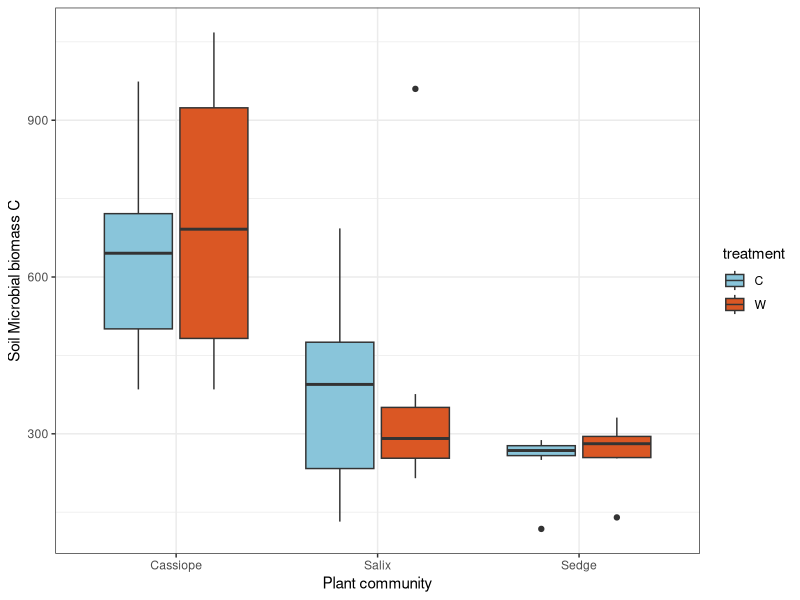
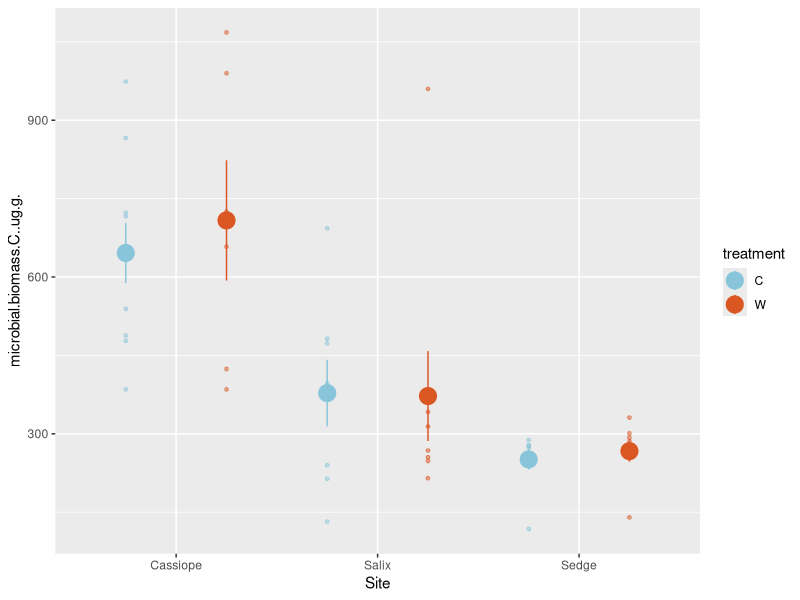
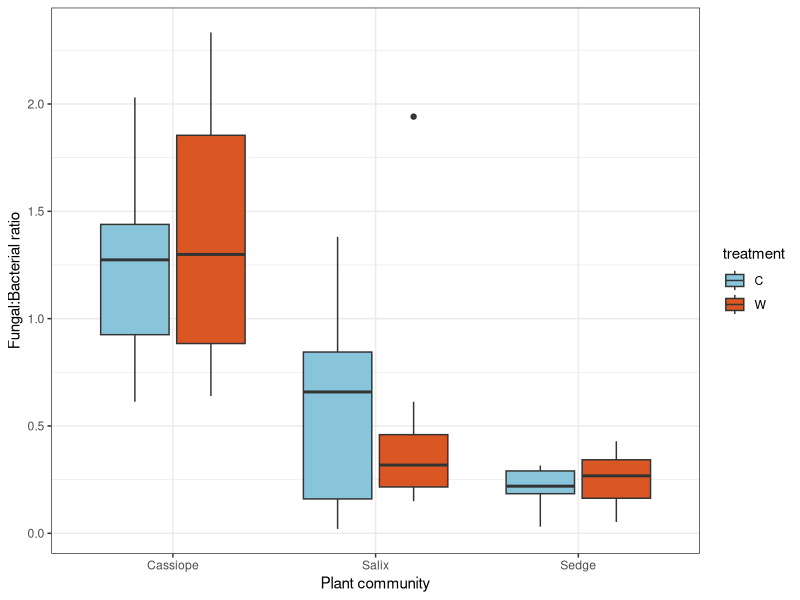
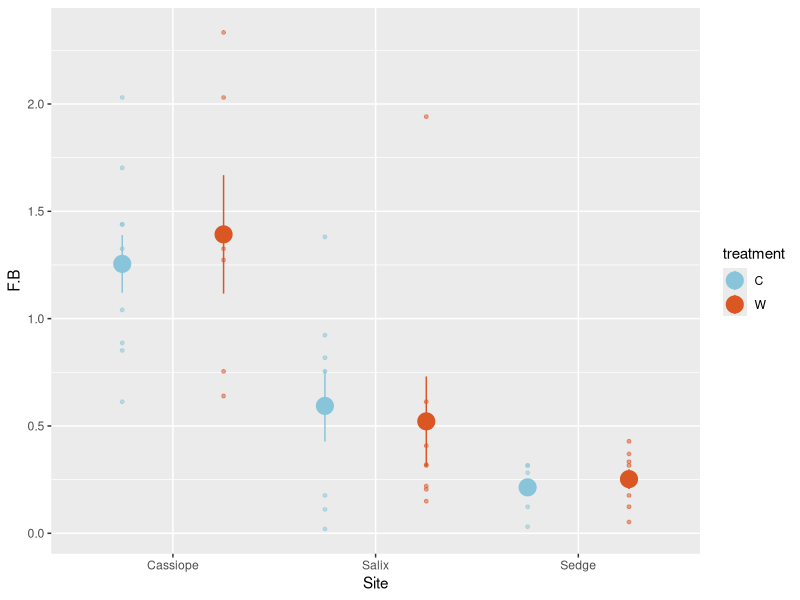
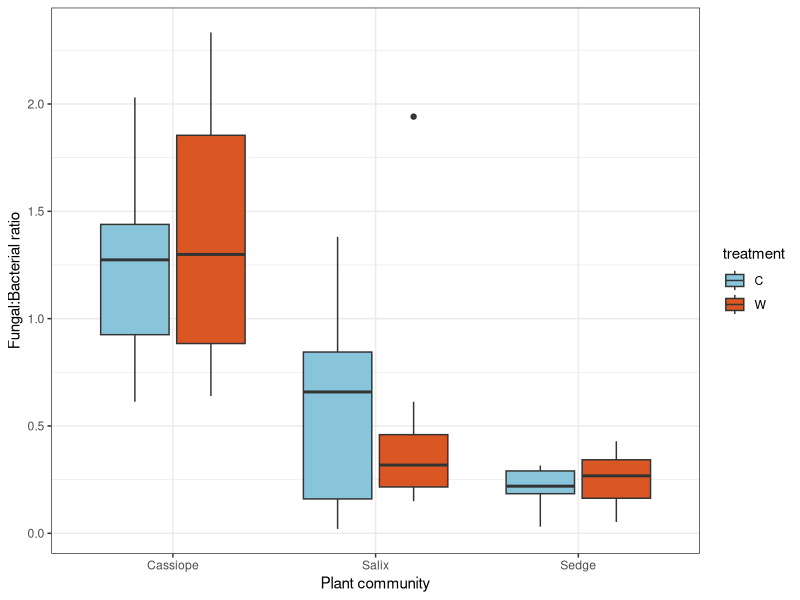
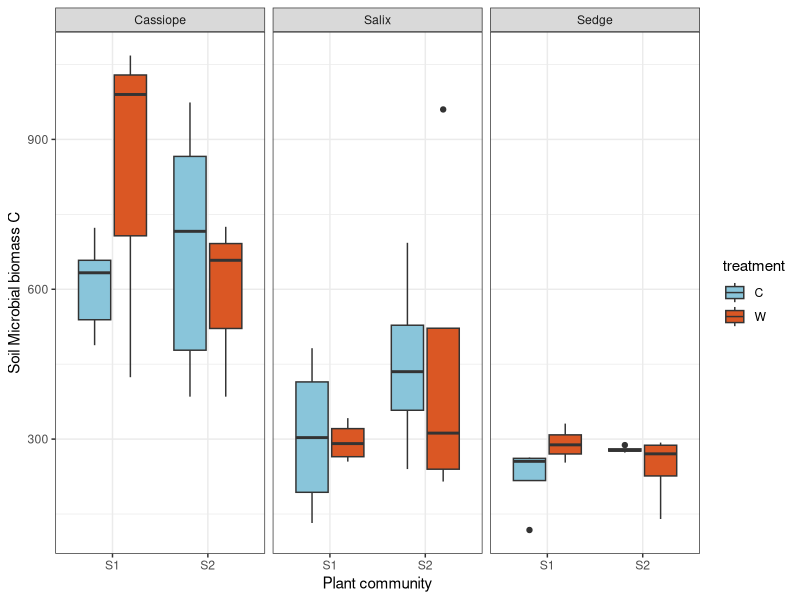
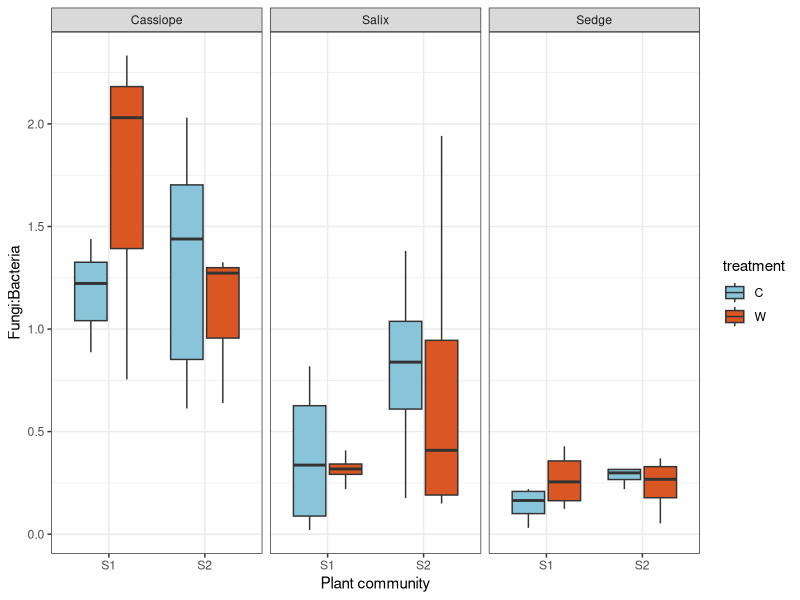
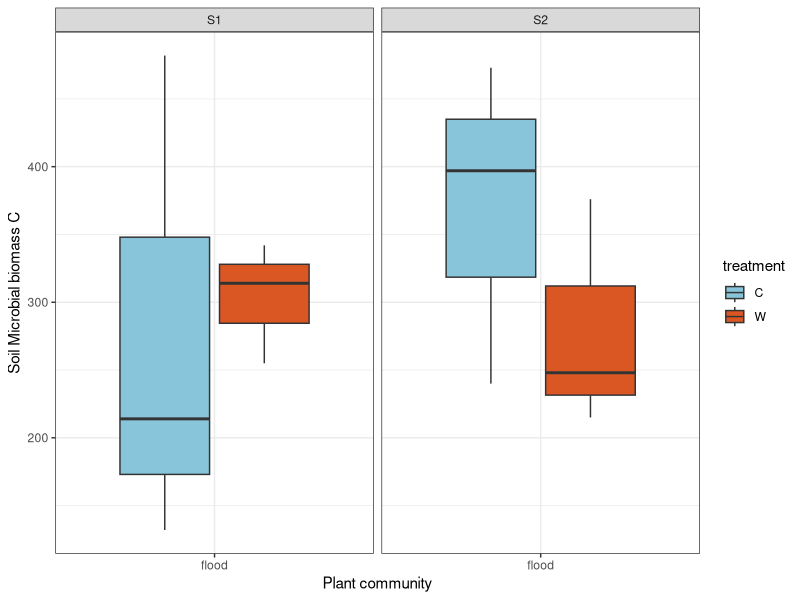

Write R code to recreate these figures, in order.
library(ggplot2)
library(tidyr)
library(dplyr)
library(tidyverse)
library(lubridate)
library(lme4)
library(lmerTest)

dat<-read.csv("Microbiometer_analysis/Microbiometer_Data.csv")
dat<-rename(dat, treatment=treatment..W.C.)
str(dat)

#make pre/post flood 
dat$plot<-as.numeric(dat$Plot)

#S1= first sampling S2= second sampling
dat<-mutate(dat, doy=yday(Date))%>%
  mutate(time=if_else(doy<250, "S1", "S2"))%>%
        mutate(., flood=case_when(plot<7 ~"flood",
                               TRUE~ "no flood"))

#dat<-mutate(dat, time=fct_relevel(time, "pre", "post"))

#Mic biomass by treatment 
            ggplot(dat, aes(x=Site, y=microbial.biomass.C..ug.g., fill=treatment))+
              geom_boxplot(aes(fill=treatment))+
             ylab("Soil Microbial biomass C")+ theme_bw() + xlab("Plant community")+
            scale_fill_manual(values=c( "#89C5DA", "#DA5724")) 
            
            ggplot(dat, aes(x=Site, y=microbial.biomass.C..ug.g.))+
              geom_jitter(mapping = aes(x=Site, y=microbial.biomass.C..ug.g., colour=treatment), 
                          size=1, alpha=0.5, position=position_dodge(width=1))+
              geom_pointrange(mapping = aes(x=Site, y=microbial.biomass.C..ug.g., colour=treatment),
                              stat = "summary", position=position_dodge(width=1), size=1.2)+
              scale_color_manual(values=c( "#89C5DA", "#DA5724")) 
            
#F:B by treatment             
            ggplot(dat, aes(x=Site, y=F.B, fill=treatment))+
            geom_boxplot(aes(fill=treatment))+
              ylab("Fungal:Bacterial ratio")+ theme_bw() + xlab("Plant community")+
              scale_fill_manual(values=c( "#89C5DA", "#DA5724")) 
            
            ggplot(dat, aes(x=Site, y=F.B))+
            geom_jitter(mapping = aes(x=Site, y=F.B, colour=treatment), 
                        size=1, alpha=0.5, position=position_dodge(width=1))+
              geom_pointrange(mapping = aes(x=Site, y=F.B, colour=treatment),
                              stat = "summary", position=position_dodge(width=1), size=1.2)+
              scale_color_manual(values=c( "#89C5DA", "#DA5724")) 
            

    ggplot(dat, aes(x=Site, y=F.B, fill=treatment))+
              geom_boxplot(aes(fill=treatment))+
              ylab("Fungal:Bacterial ratio")+ theme_bw() + xlab("Plant community")+
              scale_fill_manual(values=c( "#89C5DA", "#DA5724")) 

#plots for BC PARF talk 
#first trip vs. second trip by treatment     
#MBC
ggplot(dat, aes(x=time, y=microbial.biomass.C..ug.g., fill=treatment))+
      geom_boxplot(aes(fill=treatment))+
      ylab("Soil Microbial biomass C")+ theme_bw() + xlab("Plant community")+
      scale_fill_manual(values=c( "#89C5DA", "#DA5724")) +
      facet_wrap(~Site)
#F:B
ggplot(dat, aes(x=time, y= F.B, fill=treatment))+
  geom_boxplot(aes(fill=treatment))+
  ylab("Fungi:Bacteria")+ theme_bw() + xlab("Plant community")+
  scale_fill_manual(values=c( "#89C5DA", "#DA5724")) +
  facet_wrap(~Site)

#during vs. post flood 
#Subset for flooded plots 
#MBC
ggplot(subset(dat,Site=="Salix"&flood!="no flood"), aes(x=flood, y=microbial.biomass.C..ug.g., fill=treatment))+
  geom_boxplot(aes(fill=treatment))+
  ylab("Soil Microbial biomass C")+ theme_bw() + xlab("Plant community")+
  scale_fill_manual(values=c( "#89C5DA", "#DA5724")) +
  facet_wrap(~time)

#F:B
ggplot(subset(dat,Site=="Salix"&flood!="no flood"), aes(x=flood, y=F.B, fill=treatment))+
  geom_boxplot(aes(fill=treatment))+
  ylab("Fungi:Bacteria")+ theme_bw() + xlab("Plant community")+
  scale_fill_manual(values=c( "#89C5DA", "#DA5724")) +
  facet_wrap(~time)
